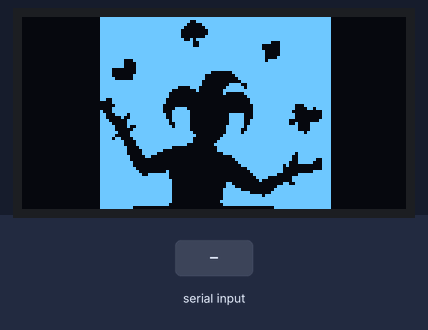
Simulated run of this sketch. Board: Arduino Uno, built with avr-gcc and run on an emulated ATmega328P. Parts: 128×64 one-colour display. Inputs (shaded band) come from the test bench. What the sketch prints to the serial monitor is not drawn.

Above: at 3.2 s.
3.3 s: "rect 1\n" received over Serial
4.8 s: "circ 150\n" received over Serial
At 6.0 s:
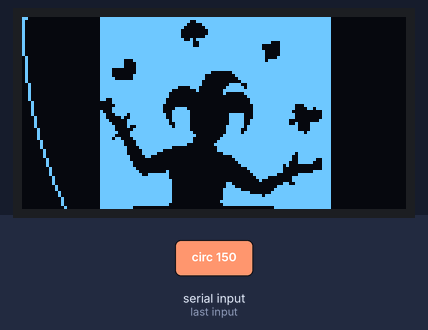
6.3 s: "clear\n" received over Serial
At 6.6 s:
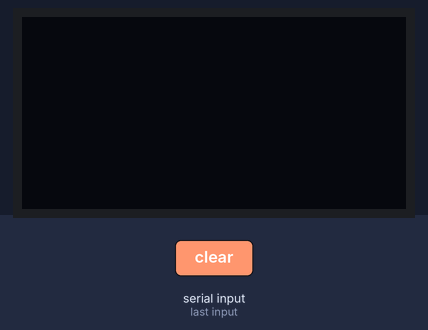
7.8 s: "rect 45\n" received over Serial
At 9.0 s:
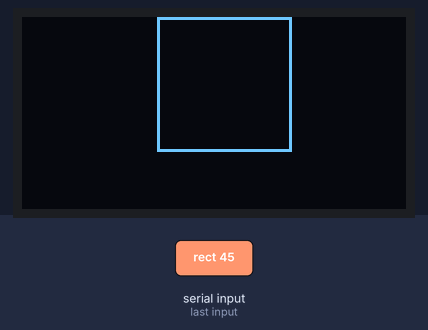
9.3 s: "circ 1\n" received over Serial
Timing chart, 0 to 11.8 s (numbered marks = the images above; inputs shaded):
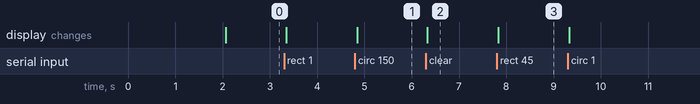

The sketch:

screen.ino.ino
```cpp
#include <Wire.h>
#include <Adafruit_GFX.h>
#include <Adafruit_SSD1306.h>

#define SCREEN_WIDTH 128 // OLED display width, in pixels
#define SCREEN_HEIGHT 64 // OLED display height, in pixels

// Declaration for an SSD1306 display connected to I2C (SDA, SCL pins)
Adafruit_SSD1306 display(SCREEN_WIDTH, SCREEN_HEIGHT, &Wire, -1);

const PROGMEM uint8_t image[] = {
  0x00, 0x00, 0x00, 0x3f, 0xff, 0xff, 0xff, 0xff, 0xff, 0xff, 0xff, 0xff, 0xfe, 0x00, 0x00, 0x00,
	0x00, 0x00, 0x00, 0x3f, 0xff, 0xff, 0xff, 0x3f, 0xff, 0xff, 0xff, 0xff, 0xfe, 0x00, 0x00, 0x00,
	0x00, 0x00, 0x00, 0x3f, 0xff, 0xff, 0xfe, 0x0f, 0xff, 0xff, 0xff, 0xff, 0xfe, 0x00, 0x00, 0x00,
	0x00, 0x00, 0x00, 0x3f, 0xff, 0xff, 0xfc, 0x07, 0xff, 0xff, 0xff, 0xff, 0xfe, 0x00, 0x00, 0x00,
	0x00, 0x00, 0x00, 0x3f, 0xff, 0xff, 0xf8, 0x03, 0xff, 0xff, 0xff, 0xff, 0xfe, 0x00, 0x00, 0x00,
	0x00, 0x00, 0x00, 0x3f, 0xff, 0xff, 0xf8, 0x03, 0xff, 0xff, 0xff, 0xff, 0xfe, 0x00, 0x00, 0x00,
	0x00, 0x00, 0x00, 0x3f, 0xff, 0xff, 0xf8, 0x07, 0xff, 0xff, 0xff, 0xff, 0xfe, 0x00, 0x00, 0x00,
	0x00, 0x00, 0x00, 0x3f, 0xff, 0xff, 0xfc, 0xbf, 0xff, 0xff, 0xff, 0xff, 0xfe, 0x00, 0x00, 0x00,
	0x00, 0x00, 0x00, 0x3f, 0xff, 0xff, 0xff, 0x9f, 0xff, 0xff, 0xe3, 0xff, 0xfe, 0x00, 0x00, 0x00,
	0x00, 0x00, 0x00, 0x3f, 0xff, 0xff, 0xff, 0x9f, 0xff, 0xff, 0x03, 0xff, 0xfe, 0x00, 0x00, 0x00,
	0x00, 0x00, 0x00, 0x3f, 0xff, 0xff, 0xff, 0xff, 0xff, 0xff, 0x03, 0xff, 0xfe, 0x00, 0x00, 0x00,
	0x00, 0x00, 0x00, 0x3f, 0xff, 0xff, 0xff, 0xff, 0xff, 0xff, 0x83, 0xff, 0xfe, 0x00, 0x00, 0x00,
	0x00, 0x00, 0x00, 0x3f, 0xff, 0xff, 0xff, 0xff, 0xff, 0xff, 0x83, 0xff, 0xfe, 0x00, 0x00, 0x00,
	0x00, 0x00, 0x00, 0x3f, 0xff, 0xff, 0xff, 0xff, 0xff, 0xff, 0x87, 0xff, 0xfe, 0x00, 0x00, 0x00,
	0x00, 0x00, 0x00, 0x3f, 0xc7, 0xff, 0xff, 0xff, 0xff, 0xff, 0xbf, 0xff, 0xfe, 0x00, 0x00, 0x00,
	0x00, 0x00, 0x00, 0x3f, 0xc3, 0xff, 0xff, 0xff, 0xff, 0xff, 0xff, 0xff, 0xfe, 0x00, 0x00, 0x00,
	0x00, 0x00, 0x00, 0x3f, 0xc3, 0xff, 0xff, 0xff, 0xff, 0xff, 0xff, 0xff, 0xfe, 0x00, 0x00, 0x00,
	0x00, 0x00, 0x00, 0x3c, 0x03, 0xff, 0xff, 0xff, 0xff, 0xff, 0xff, 0xff, 0xfe, 0x00, 0x00, 0x00,
	0x00, 0x00, 0x00, 0x3c, 0x03, 0xff, 0xff, 0xfe, 0x03, 0xff, 0xff, 0xff, 0xfe, 0x00, 0x00, 0x00,
	0x00, 0x00, 0x00, 0x3c, 0x07, 0xff, 0xff, 0xf8, 0x01, 0xff, 0xff, 0xff, 0xfe, 0x00, 0x00, 0x00,
	0x00, 0x00, 0x00, 0x3e, 0x07, 0xff, 0xff, 0xf8, 0x00, 0xff, 0xff, 0xff, 0xfe, 0x00, 0x00, 0x00,
	0x00, 0x00, 0x00, 0x3f, 0xff, 0xff, 0xff, 0xf0, 0x00, 0x7f, 0xff, 0xff, 0xfe, 0x00, 0x00, 0x00,
	0x00, 0x00, 0x00, 0x3f, 0xff, 0xff, 0xff, 0xf0, 0x07, 0x9f, 0xff, 0xff, 0xfe, 0x00, 0x00, 0x00,
	0x00, 0x00, 0x00, 0x3f, 0xff, 0xff, 0xf0, 0xe0, 0x0f, 0xdf, 0xff, 0xff, 0xfe, 0x00, 0x00, 0x00,
	0x00, 0x00, 0x00, 0x3f, 0xff, 0xff, 0xc0, 0x20, 0x1f, 0xff, 0xff, 0xff, 0xfe, 0x00, 0x00, 0x00,
	0x00, 0x00, 0x00, 0x3f, 0xff, 0xff, 0x80, 0x00, 0x10, 0x3f, 0xff, 0xff, 0xfe, 0x00, 0x00, 0x00,
	0x00, 0x00, 0x00, 0x3f, 0xff, 0xff, 0x80, 0x00, 0x00, 0x1f, 0xff, 0xff, 0xfe, 0x00, 0x00, 0x00,
	0x00, 0x00, 0x00, 0x33, 0xff, 0xff, 0x00, 0x00, 0x00, 0x0f, 0xff, 0xff, 0xfe, 0x00, 0x00, 0x00,
	0x00, 0x00, 0x00, 0x03, 0xff, 0xff, 0x00, 0x00, 0x00, 0x0f, 0xff, 0xff, 0xfe, 0x00, 0x00, 0x00,
	0x00, 0x00, 0x00, 0x01, 0xff, 0xfe, 0x00, 0x00, 0x00, 0x07, 0xff, 0xe3, 0xfe, 0x00, 0x00, 0x00,
	0x00, 0x00, 0x00, 0x03, 0xff, 0xfe, 0x1e, 0x00, 0x00, 0x07, 0xff, 0xe1, 0xbe, 0x00, 0x00, 0x00,
	0x00, 0x00, 0x00, 0x23, 0xff, 0xfe, 0x3f, 0x00, 0x00, 0x07, 0xff, 0xc0, 0x0e, 0x00, 0x00, 0x00,
	0x00, 0x00, 0x00, 0x31, 0xef, 0xff, 0x3f, 0x00, 0x07, 0xc7, 0xff, 0xe0, 0x0e, 0x00, 0x00, 0x00,
	0x00, 0x00, 0x00, 0x30, 0x4f, 0xff, 0x3f, 0x00, 0x07, 0xc7, 0xff, 0xe0, 0x0e, 0x00, 0x00, 0x00,
	0x00, 0x00, 0x00, 0x38, 0x1f, 0xff, 0xbf, 0x00, 0x07, 0xcf, 0xff, 0x80, 0x1e, 0x00, 0x00, 0x00,
	0x00, 0x00, 0x00, 0x3c, 0x1f, 0xff, 0x9f, 0x00, 0x07, 0xcf, 0xff, 0x90, 0xfe, 0x00, 0x00, 0x00,
	0x00, 0x00, 0x00, 0x3e, 0x13, 0xff, 0xdf, 0x00, 0x0f, 0xdf, 0xff, 0xf0, 0xfe, 0x00, 0x00, 0x00,
	0x00, 0x00, 0x00, 0x3e, 0x07, 0xff, 0xff, 0x00, 0x0f, 0x9f, 0xff, 0xf0, 0xfe, 0x00, 0x00, 0x00,
	0x00, 0x00, 0x00, 0x3f, 0x0f, 0xff, 0xff, 0x80, 0x0f, 0xbf, 0xff, 0xfd, 0xfe, 0x00, 0x00, 0x00,
	0x00, 0x00, 0x00, 0x3e, 0x0f, 0xff, 0xff, 0xc0, 0x1f, 0xff, 0xff, 0xff, 0xfe, 0x00, 0x00, 0x00,
	0x00, 0x00, 0x00, 0x3d, 0x87, 0xff, 0xff, 0x80, 0x3f, 0xff, 0xff, 0xff, 0xfe, 0x00, 0x00, 0x00,
	0x00, 0x00, 0x00, 0x3f, 0xc3, 0xff, 0xff, 0x80, 0x7f, 0xff, 0xff, 0xff, 0xfe, 0x00, 0x00, 0x00,
	0x00, 0x00, 0x00, 0x3f, 0xc3, 0xff, 0xfe, 0x00, 0xff, 0xff, 0xff, 0xff, 0xfe, 0x00, 0x00, 0x00,
	0x00, 0x00, 0x00, 0x3f, 0xe1, 0xff, 0xc0, 0x00, 0x7f, 0xff, 0xff, 0xff, 0xfe, 0x00, 0x00, 0x00,
	0x00, 0x00, 0x00, 0x3f, 0xe0, 0xfe, 0x00, 0x00, 0x7f, 0xff, 0xff, 0xff, 0xfe, 0x00, 0x00, 0x00,
	0x00, 0x00, 0x00, 0x3f, 0xe0, 0xf8, 0x00, 0x00, 0x1f, 0xff, 0xff, 0xef, 0xfe, 0x00, 0x00, 0x00,
	0x00, 0x00, 0x00, 0x3f, 0xf0, 0x60, 0x00, 0x00, 0x03, 0xff, 0xff, 0xcf, 0xfe, 0x00, 0x00, 0x00,
	0x00, 0x00, 0x00, 0x3f, 0xf0, 0x00, 0x00, 0x00, 0x01, 0xff, 0xff, 0xcf, 0xce, 0x00, 0x00, 0x00,
	0x00, 0x00, 0x00, 0x3f, 0xf8, 0x00, 0x00, 0x00, 0x00, 0xff, 0xff, 0x8f, 0x8e, 0x00, 0x00, 0x00,
	0x00, 0x00, 0x00, 0x3f, 0xf8, 0x00, 0x00, 0x00, 0x00, 0x7f, 0xfe, 0x80, 0x0e, 0x00, 0x00, 0x00,
	0x00, 0x00, 0x00, 0x3f, 0xfc, 0x00, 0x00, 0x00, 0x00, 0x1f, 0xfe, 0x00, 0x0e, 0x00, 0x00, 0x00,
	0x00, 0x00, 0x00, 0x3f, 0xfe, 0x00, 0x80, 0x00, 0x00, 0x0f, 0xfe, 0x00, 0x7e, 0x00, 0x00, 0x00,
	0x00, 0x00, 0x00, 0x3f, 0xff, 0x3f, 0x80, 0x00, 0x00, 0x07, 0xf8, 0x0f, 0xfe, 0x00, 0x00, 0x00,
	0x00, 0x00, 0x00, 0x3f, 0xff, 0xff, 0x80, 0x00, 0x00, 0x03, 0xc0, 0x3f, 0xfe, 0x00, 0x00, 0x00,
	0x00, 0x00, 0x00, 0x3f, 0xff, 0xff, 0xc0, 0x00, 0x00, 0x01, 0x00, 0x3f, 0xfe, 0x00, 0x00, 0x00,
	0x00, 0x00, 0x00, 0x3f, 0xff, 0xff, 0xc0, 0x00, 0x0c, 0x00, 0x01, 0x9f, 0xfe, 0x00, 0x00, 0x00,
	0x00, 0x00, 0x00, 0x3f, 0xff, 0xff, 0xc0, 0x00, 0x0e, 0x00, 0x07, 0xff, 0xfe, 0x00, 0x00, 0x00,
	0x00, 0x00, 0x00, 0x3f, 0xff, 0xff, 0xc0, 0x00, 0x1f, 0x80, 0x0f, 0xff, 0xfe, 0x00, 0x00, 0x00,
	0x00, 0x00, 0x00, 0x3f, 0xff, 0xff, 0xc0, 0x00, 0x1f, 0xf0, 0x1f, 0xff, 0xfe, 0x00, 0x00, 0x00,
	0x00, 0x00, 0x00, 0x3f, 0xff, 0xff, 0xc0, 0x00, 0x1f, 0xff, 0x7f, 0xff, 0xfe, 0x00, 0x00, 0x00,
	0x00, 0x00, 0x00, 0x3f, 0xff, 0xff, 0xc0, 0x00, 0x1f, 0xff, 0xff, 0xff, 0xfe, 0x00, 0x00, 0x00,
	0x00, 0x00, 0x00, 0x3f, 0xff, 0xff, 0xc0, 0x00, 0x3f, 0xff, 0xff, 0xff, 0xfe, 0x00, 0x00, 0x00,
	0x00, 0x00, 0x00, 0x3f, 0xff, 0xff, 0x80, 0x00, 0x1f, 0xff, 0xff, 0xff, 0xfe, 0x00, 0x00, 0x00,
	0x00, 0x00, 0x00, 0x3f, 0xf8, 0x00, 0x00, 0x00, 0x00, 0x00, 0x0f, 0xff, 0xfe, 0x00, 0x00, 0x00
};

void setup() {
  Serial.begin(115200);

  if(!display.begin(SSD1306_SWITCHCAPVCC, 0x3C)) { // Address 0x3D for 128x64
    Serial.println(F("SSD1306 allocation failed"));
    for(;;);
  }
  delay(2000);
  display.clearDisplay();

  display.setTextSize(1);
  // display.setTextColor(WHITE);
  // display.setCursor(0, 0);
  // // Display static text
  // display.println("Hello, nepal!");
  display.drawBitmap(0,0,image,128,64,1);
  display.display();
}

void loop() {
if (Serial.available()) {
    String message = Serial.readStringUntil('\n');
    message.trim();

    // Check the message type and parameters
    if (message.startsWith("rect")) {
      // Parse the rectangle parameters
      int fi = message.indexOf(' ');
      // int x = message.substring(5, fi).toInt();
      int si = message.indexOf(' ', fi) + 1;
      int x = message.substring(si, message.indexOf(' ',si)).toInt();
      int ti = message.indexOf(' ',si) +1;
      int y = message.substring(ti, message.indexOf(' ', ti)).toInt();
      int ji = message.indexOf(' ',ti)+1;
      int w = message.substring(ji, message.indexOf(' ', ji)).toInt();
      int h = message.substring(message.lastIndexOf(' ')).toInt();

      Serial.println(x);
      Serial.println(y);
      Serial.println(w);
      Serial.println(h);

      // Draw the rectangle
      display.drawRect(x, y, w, h,WHITE);
    }
    else if (message.startsWith("circ")) {
      // Parse the circle parameters
      int fi = message.indexOf(' ');
      // int x = message.substring(5, fi).toInt();
      int si = message.indexOf(' ', fi) + 1;
      int x = message.substring(si, message.indexOf(' ',si)).toInt();
      int ti = message.indexOf(' ',si) +1;
      int y = message.substring(ti, message.indexOf(' ', ti)).toInt();
      int r = message.substring(message.lastIndexOf(' ')).toInt();

      Serial.println(x);
      Serial.println(y);
      Serial.println(r);
      // Draw the circle
      display.drawCircle(x, y, r,WHITE);
    }
    else if (message == "clear") {
      // Clear the screen
      display.clearDisplay();
    }
  }


  display.display();
}
```

Measured:
- after the input at 4.8 s, the display: changes after 0.05 s (image 1)
- after the input at 6.3 s, the display: changes at once (image 2)
- after the input at 7.8 s, the display: changes at once (image 3)
